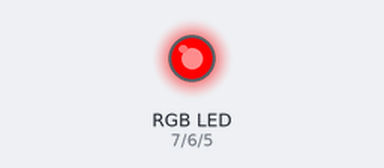
Bench run of a sketch on a simulated Arduino Uno, built with avr-gcc and run on an emulated ATmega328P. On the bench: an RGB LED mixed from three pins (HIGH = lit).

Above: at 0.5 s.
At 1.5 s:
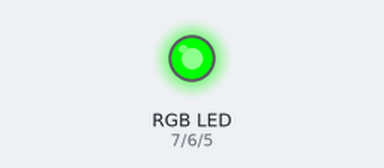
At 2.5 s:
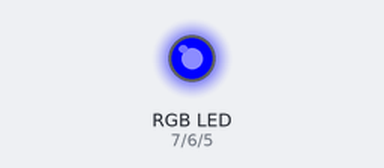
At 3.5 s:
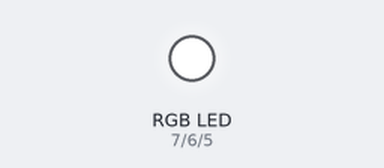
At 4.5 s:
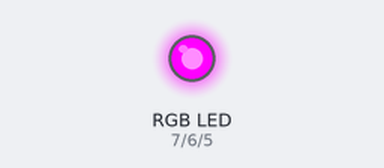
Timing chart, 0 to 6.5 s (numbered marks = the images above):
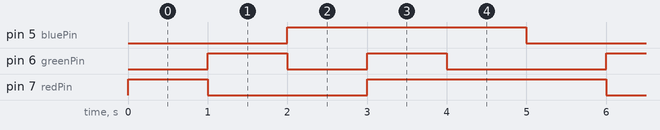

Measured:
- by itself, pin 5 (bluePin): alternates HIGH for 3.0 s and LOW for 2.0 s
- by itself, pin 6 (greenPin): repeats every 5.0 s: LOW 1.0 s, HIGH 1.0 s, LOW 2.0 s, HIGH 1.0 s
- by itself, pin 7 (redPin): repeats every 5.0 s: LOW 2.0 s, HIGH 3.0 s

The sketch:

rgb_led.ino
```cpp
int redPin= 7;
int greenPin = 6;
int bluePin = 5;
void setup()
{
 pinMode(redPin, OUTPUT);
 pinMode(greenPin, OUTPUT);
 pinMode(bluePin, OUTPUT);
}
void loop()
{
 setColor(255, 0, 0); // Red Color
 delay(1000);

setColor(0, 255, 0); // Green Color
 delay(1000);

setColor(0, 0, 255); // Blue Color
delay(1000);
setColor(255, 255, 255); // White Color
delay(1000);
setColor(170, 0, 255); // Purple Color
delay(1000);
}
//The values used under setColor function is the common cathode RGB LED.
/* For the common anode RGB LED,
the value of particular colour output must be
setColor(255-valRed, 255-valGreen, 255-valBlue) respectively. */
void setColor(int valRed, int valGreen, int valBlue)
{
 analogWrite(redPin, valRed);
 analogWrite(greenPin, valGreen);
 analogWrite(bluePin, valBlue);
}
```
